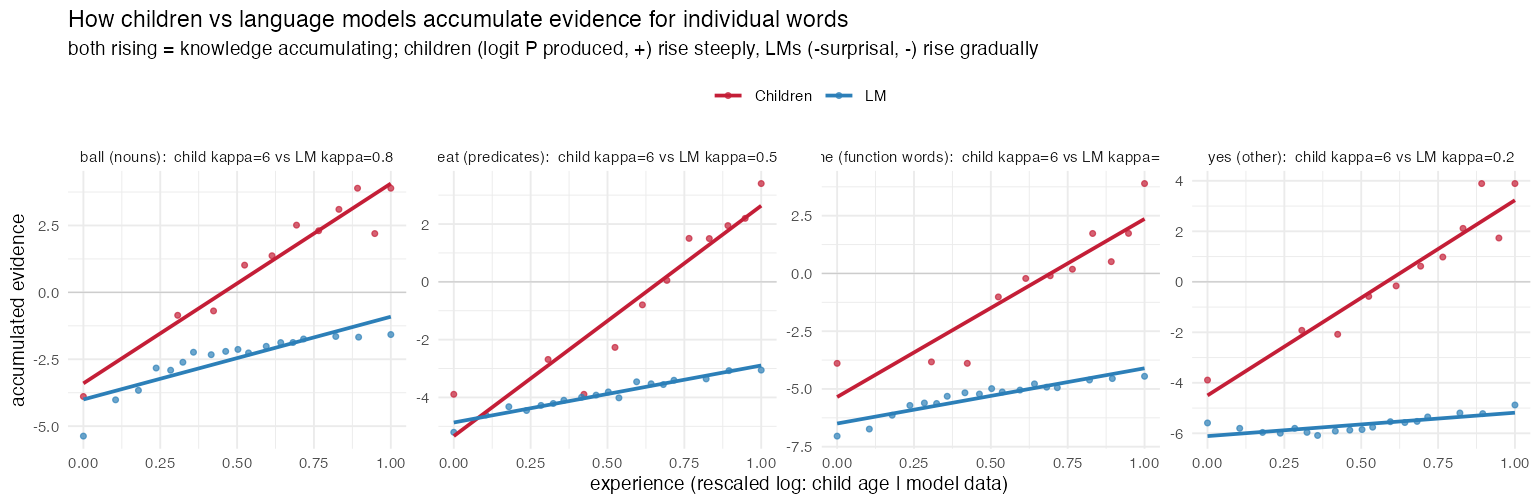

Reproduce this figure in R.
#!/usr/bin/env Rscript
# Composite PANEL A: per-word acquisition curves, children vs LM, BOTH RISING on a shared
# "log-evidence" axis. Child = logit P(produce) vs log-age (positive region, steep: kappa~10).
# Model = -surprisal vs log-data (negative region -> "models negative", shallow: kappa~1).
# Experience rescaled to [0,1] per learner so the SLOPES (kappa) are visually comparable;
# actual kappa annotated so the magnitude isn't lost.
suppressPackageStartupMessages({library(dplyr);library(readr);library(ggplot2);library(tidyr)})
ROOT <- "/Users/mcfrank/Projects/standard_model_2"; OUT <- file.path(ROOT,"studies/llm")
CHILD_RED <- "#c41e37"; LM_BLUE <- "#2c7fb8"

# ---- child data: empirical P(produce word j) by age, from the Marchman bundle ----
b <- readRDS(file.path(ROOT,"fits/bayes_long/bundle_marchman_a3.rds")); sd <- b$stan_data
jjmap <- read_csv(file.path(ROOT,"fits/bayes_long/summaries/marchman_a3_m3_psi.csv"), show_col_types=FALSE) |>
  mutate(word=tolower(sub("^(id|ul):","",item))) |> select(jj, word, delta_j)
key <- read_csv(file.path(ROOT,"data/intermediates/cdi_master_item_key.csv"), show_col_types=FALSE) |>
  mutate(word=tolower(sub("^(id|ul):","",item))) |> transmute(word, lexical_class=lexical_category) |> distinct(word,.keep_all=TRUE)
obs <- tibble(jj=sd$jj, y=sd$y, age=sd$admin_age[sd$aa])          # per-observation age + produced

# ---- model data: -surprisal vs data budget (ladder, mean over seeds) ----
lad <- read_csv(file.path(ROOT,"fits/llm/ladder_bestval_finer.csv"), show_col_types=FALSE) |>
  group_by(word, words) |> summarise(surp=mean(surprisal), .groups="drop") |> mutate(ln=log(words))

# pick 4 words: one per class, acquired IN-window (child P rises through 0.5), present in ladder
cand <- obs |> group_by(jj) |> summarise(pmin=mean(y[age<=min(age)+3]), pmax=mean(y[age>=max(age)-3]), .groups="drop") |>
  inner_join(jjmap, by="jj") |> inner_join(key, by="word") |> filter(word %in% lad$word, pmax-pmin > 0.35, pmax>0.6)
set.seed(1)
sel <- cand |> group_by(lexical_class) |> slice_max(pmax-pmin, n=1) |> ungroup() |>
  filter(lexical_class %in% c("nouns","predicates","function_words","other"))

rescale01 <- function(x) (x-min(x))/(max(x)-min(x))
rows <- list()
for(i in seq_len(nrow(sel))){
  w <- sel$word[i]; jj <- sel$jj[i]
  # child: P(produce) by 2-month age bin -> logit; kappa_child = slope of logit on ln(age)
  ch <- obs |> filter(jj==!!jj) |> mutate(agb=round(age/2)*2) |> group_by(agb) |>
    summarise(p=mean(y), n=n(), .groups="drop") |> filter(n>=8) |>
    mutate(p=pmin(pmax(p,.02),.98), logit=log(p/(1-p)), ln=log(agb))
  kc <- coef(lm(logit~ln, ch))[2]
  # model: -surprisal vs ln(data); kappa_model = slope
  md <- lad |> filter(word==!!w) |> mutate(ev=-surp)
  km <- coef(lm(ev~ln, md))[2]
  rows[[i]] <- bind_rows(
    ch |> transmute(word=w, lexical_class=sel$lexical_class[i], who="Children", x=rescale01(ln), evidence=logit, kap=kc),
    md |> transmute(word=w, lexical_class=sel$lexical_class[i], who="LM", x=rescale01(ln), evidence=ev, kap=km))
}
dd <- bind_rows(rows)
# per-word facet label with both kappas
labs <- dd |> distinct(word, lexical_class, who, kap) |> pivot_wider(names_from=who, values_from=kap) |>
  mutate(lab=sprintf("%s (%s):  child kappa=%.0f vs LM kappa=%.1f", word, sub("_"," ",lexical_class), Children, LM))
dd <- dd |> left_join(labs |> select(word, lab), by="word")

p <- ggplot(dd, aes(x, evidence, colour=who)) +
  geom_hline(yintercept=0, linewidth=.3, colour="grey80") +
  geom_point(size=1.1, alpha=.7) + geom_smooth(method="lm", se=FALSE, linewidth=.9) +
  facet_wrap(~lab, nrow=1, scales="free_y") +
  scale_colour_manual(values=c(Children=CHILD_RED, LM=LM_BLUE), name=NULL) +
  labs(title="How children vs language models accumulate evidence for individual words",
       subtitle="both rising = knowledge accumulating; children (logit P produced, +) rise steeply, LMs (-surprisal, -) rise gradually",
       x="experience (rescaled log: child age | model data)", y="accumulated evidence") +
  theme_minimal(base_size=10) + theme(legend.position="top", strip.text=element_text(size=8))
ggsave(file.path(OUT,"fig_panelA_curves.png"), p, width=11, height=3.6, dpi=140)
cat("selected words:\n"); print(as.data.frame(labs[,c("word","lexical_class","Children","LM")]), row.names=FALSE)
cat("wrote fig_panelA_curves.png\n")
